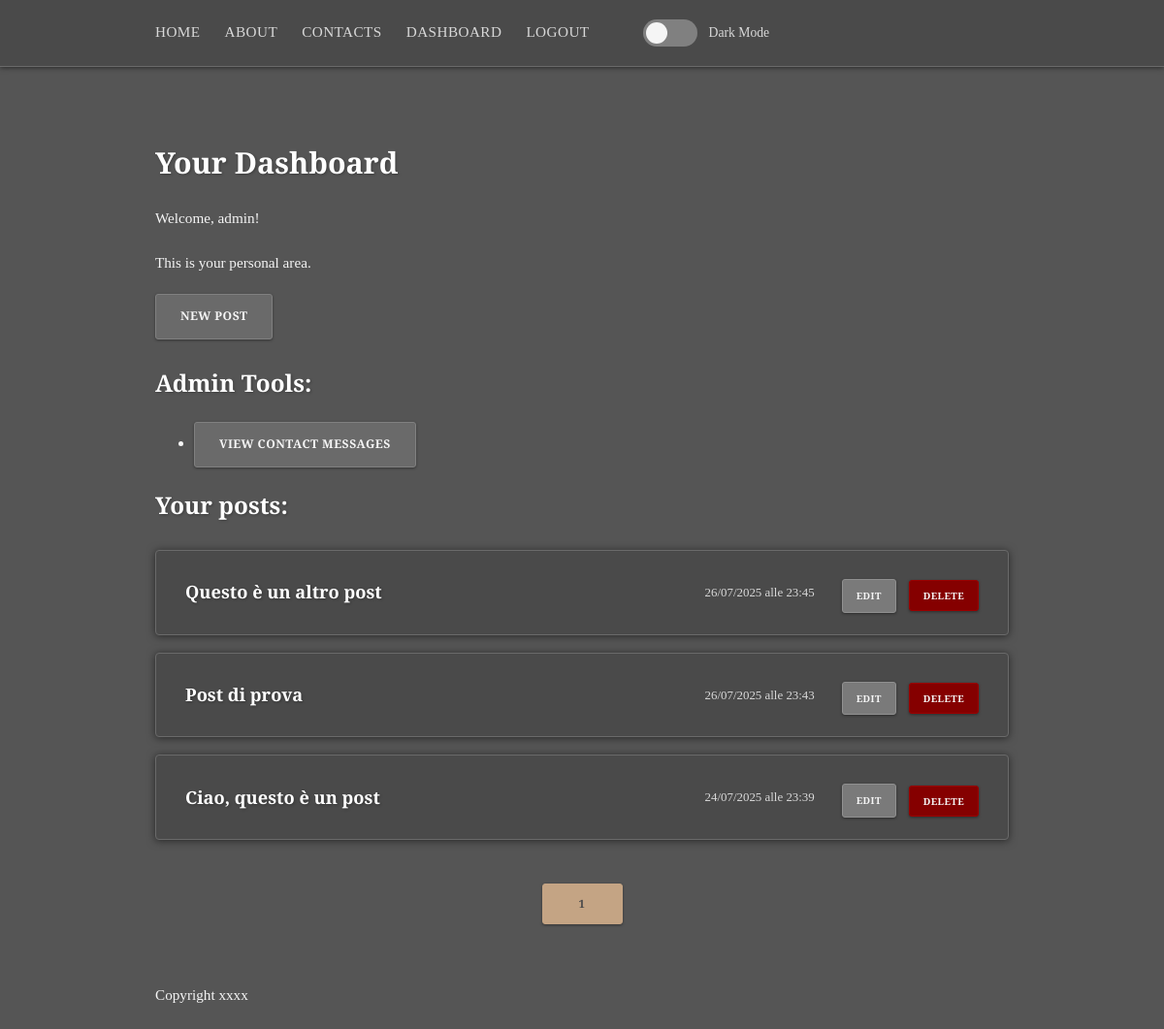
Page /dashboard (signed in) on the earlier database version.
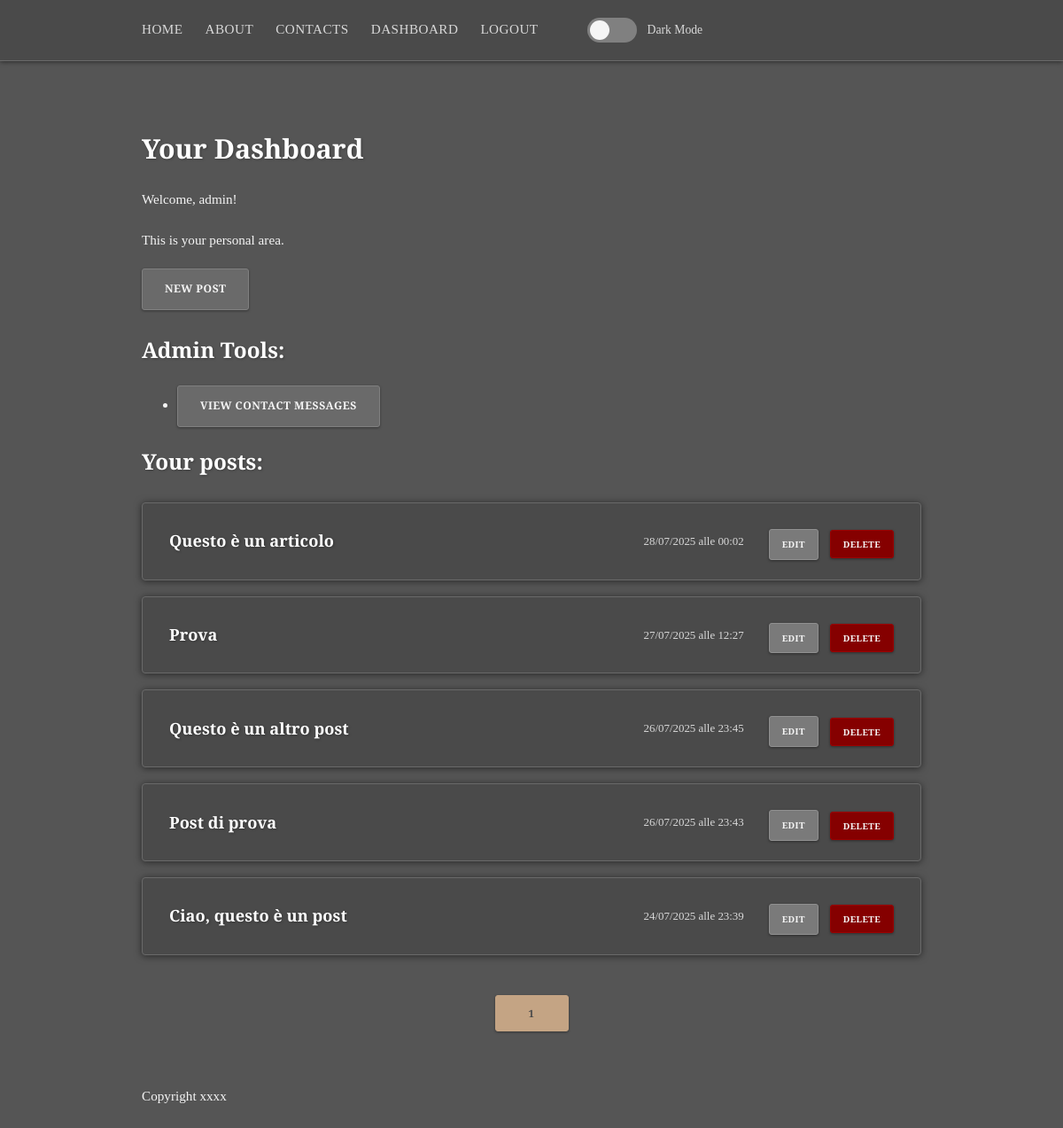
Same page on the later database version.
### app.py (models this page shows, shortened)
class Post(db.Model):
    id = db.Column(db.Integer, primary_key=True)
    title = db.Column(db.String(200), nullable=False)
    content = db.Column(db.Text, nullable=False)
    creation_date = db.Column(db.DateTime, default=datetime.now())
    user_id = db.Column(db.Integer, db.ForeignKey('user.id'), nullable=False)
    image_file = db.Column(db.String(28), nullable=True, default=None)
    tags = db.relationship('Tag', secondary=post_tags, backref=db.backref('posts', lazy='dynamic'))

### app.py (the view)
@app.route('/dashboard')
@login_required
def dashboard():
    page = request.args.get('page', 1, type=int)
    user_posts = current_user.post.order_by(Post.creation_date.desc()).paginate(page=page, per_page=5)
    return render_template('dashboard.html', title='dashboard', user_posts=user_posts)

### app.py (called while the page is built)
@login_manager.user_loader
def load_user(user_id):
    return User.query.get(int(user_id))

    @property
    def is_authenticated(self):
        return True

### templates/dashboard.html (shortened to what this page needs)
{% extends "base.html" %}
{% block content %}
 <h2>Your Dashboard</h2>
    {% if current_user.is_authenticated %}
        <p>Welcome, {{ current_user.username }}!</p>
        <p>This is your personal area.</p>
        <a href="{{ url_for('create_post') }}" class="btn">New Post</a>
        {% if current_user.is_admin %}
        <h3 style="margin-top: 30px;">Admin Tools:</h3>
        <ul class="admin-tools-list">
            <li><a href="{{ url_for('admin_contact_messages') }}" class="btn">View Contact Messages</a></li>
        </ul>
        {% endif %}
        <h3>Your posts:</h3>
        {% if user_posts.items %}
            <ul class="dashboard-posts-list">
                {% for post in user_posts.items %}
                    <li>
                        <h4><a href="{{ url_for('view_post', post_id=post.id) }}">{{ post.title }}</a></h4>
                        <p>{{ post.creation_date.strftime('%d/%m/%Y alle %H:%M') }}</p>
                        {% if current_user.is_authenticated and (current_user.id == post.user_id or current_user.is_admin) %}
                            <a href="{{ url_for('edit_post', post_id=post.id) }}" class="btn edit-post">Edit</a>
                            <form action="{{ url_for('delete', post_id=post.id) }}" method="POST" style="display:inline; margin-left: 5px;">
                                <button type="submit" class="btn delete-post" onclick="return confirm('Are you sure you want to delete this post?');">Delete</button>
                            </form>
                        {% endif %}
                    </li>
                {% endfor %}
            </ul>
        {% else %}
            <p>There is nothing here.</p>
        {% endif %}
        <div class="pagination">
            {% for page_num in user_posts.iter_pages(left_edge=1, right_edge=1, left_current=2, right_current=2) %}
                {% if page_num %}
                    {% if user_posts.page == page_num %}
                        <a href="{{ url_for('dashboard', page=page_num) }}" class="btn active">{{ page_num }}</a>
                    {% else %}
                        <a href="{{ url_for('dashboard', page=page_num) }}" class="btn">{{ page_num }}</a>
                    {% endif %}
                {% else %}
                    <span>...</span>
                {% endif %}
            {% endfor %}
        </div>
    {% else %}
        <p>You need to be logged in to see this page.</p>
        <p><a href="{{ url_for('login') }}">Login here</a> o <a href="{{ url_for('register') }}">Register</a>.</p>
    {% endif %}
    {% endblock %}

Differences in the rows shown:
added Post: title "Questo è un articolo", creation_date "28/07/2025 alle 00:02"
added Post: title "Prova", creation_date "27/07/2025 alle 12:27"
